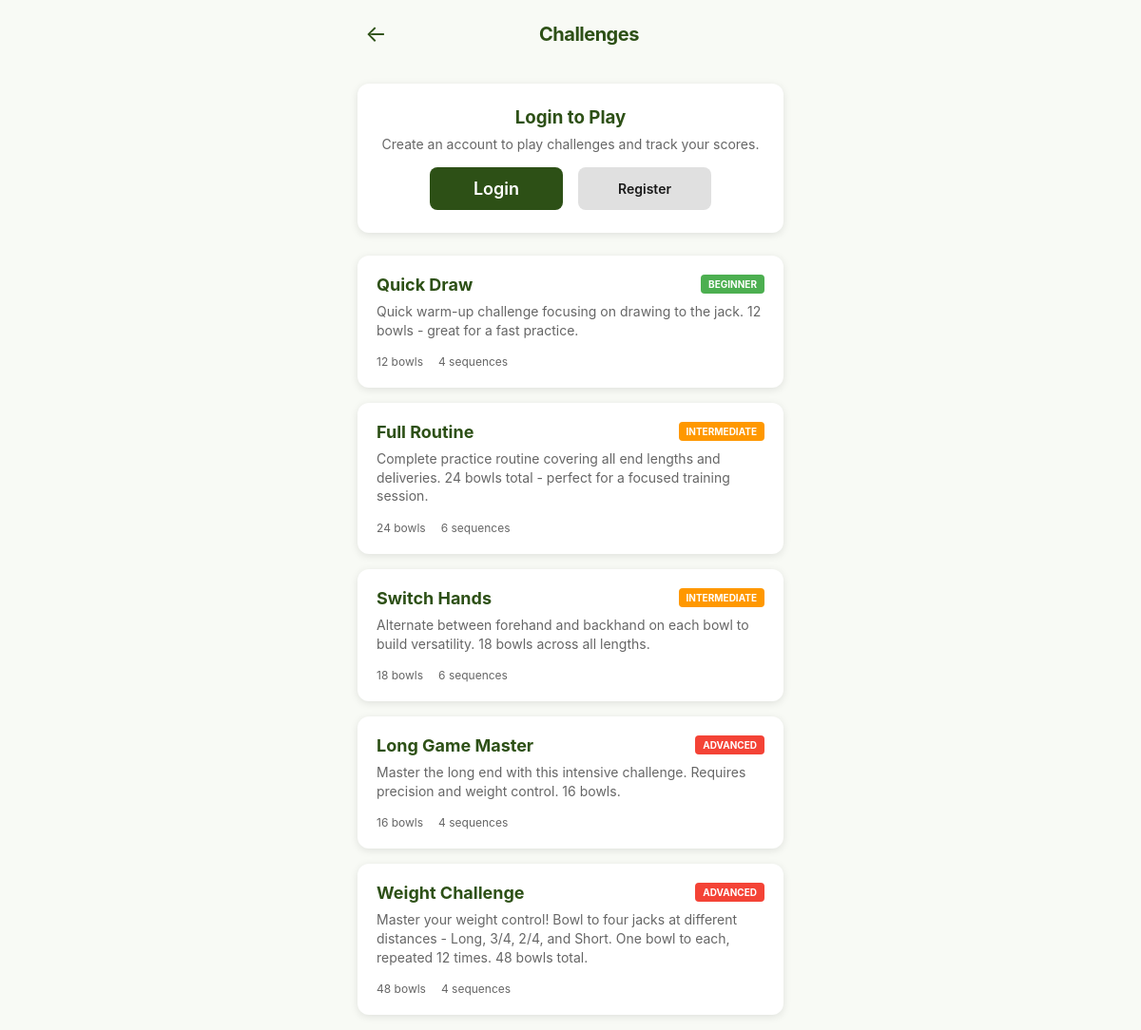
Screenshot of /challenges/index.php with the database file from the repository.
### tables this page shows
CREATE TABLE `challenges` (
  `id` int(10) unsigned NOT NULL AUTO_INCREMENT,
  `name` varchar(100) NOT NULL,
  `description` text DEFAULT NULL,
  `difficulty` enum('beginner','intermediate','advanced') DEFAULT 'intermediate',
  `is_active` tinyint(1) DEFAULT 1,
  `created_at` timestamp NOT NULL DEFAULT current_timestamp(),
  PRIMARY KEY (`id`)
);

### includes/Template.php (called while the page is built, shortened)
<?php
class Template
{
    private static string $basePath = __DIR__ . '/templates/';
    public static function pageHead(string $title = '', array $css = [], string $themeColor = '#2d5016', string $basePath = ''): void
    {
        $cssBasePath = $basePath;
        include self::$basePath . 'page_head.php';
    }
    public static function header(string $title, string $backHref = '', string $rightHtml = '<span></span>'): void
    {
        $compact = true;
        include self::$basePath . 'header.php';
    }
}

### includes/Auth.php (called while the page is built, shortened)
<?php
class Auth {
    public static function check(): bool {
        return isset($_SESSION['player_id']);
    }
}

### includes/Challenge.php (called while the page is built, shortened)
<?php
class Challenge {
    public static function all(bool $activeOnly = true): array {
        $db = Database::getInstance();
        $sql = '
            SELECT c.*,
                   SUM(cs.bowl_count) as total_bowls,
                   COUNT(cs.id) as sequence_count
            FROM challenges c
            LEFT JOIN challenge_sequences cs ON cs.challenge_id = c.id
        ';
        if ($activeOnly) {
            $sql .= ' WHERE c.is_active = 1';
        }
        $sql .= ' GROUP BY c.id ORDER BY c.difficulty ASC, c.name ASC';
        $stmt = $db->prepare($sql);
        $stmt->execute();
        return $stmt->fetchAll();
    }
}

### challenges/index.php (the view, shortened to what this page needs)
<?php
require_once __DIR__ . '/../includes/Auth.php';
require_once __DIR__ . '/../includes/Challenge.php';
require_once __DIR__ . '/../includes/Template.php';
$isLoggedIn = Auth::check();
$playerId = Auth::id();
if ($playerId) {
    $challenges = Challenge::allWithPlayerBest($playerId);
} else {
    $challenges = Challenge::all();
}
$difficultyColors = [
    'beginner' => '#4caf50',
    'intermediate' => '#ff9800',
    'advanced' => '#f44336'
];
Template::pageHead('Challenges', [], '#2d5016', '../');
?>
<body>
    <div class="app-container">
        <?php Template::header('Challenges', '../index.php'); ?>
        <main class="main-content">
            <?php if (!$isLoggedIn): ?>
            <div class="login-prompt-card">
                <h3>Login to Play</h3>
                <p>Create an account to play challenges and track your scores.</p>
                <div class="auth-buttons">
                    <a href="../login.php" class="btn-primary" style="width: auto; display: inline-block; padding: 0.75rem 1.5rem;">Login</a>
                    <a href="../register.php" class="btn-secondary">Register</a>
                </div>
            </div>
            <?php endif; ?>
            <?php if (empty($challenges)): ?>
            <?php Template::emptyState('No challenges available yet.'); ?>
            <?php else: ?>
            <div class="challenge-grid">
                <?php foreach ($challenges as $challenge): ?>
                <?php
                $playUrl = '../login.php';
                ?>
                <a href="<?= $playUrl ?>" class="challenge-card">
                    <div class="challenge-header">
                        <span class="challenge-name"><?= htmlspecialchars($challenge['name']) ?></span>
                        <span class="difficulty-badge" style="background: <?= $difficultyColors[$challenge['difficulty']] ?>">
                            <?= ucfirst($challenge['difficulty']) ?>
                        </span>
                    </div>
                    <div class="challenge-description">
                        <?= htmlspecialchars($challenge['description'] ?? '') ?>
                    </div>
                    <div class="challenge-meta">
                        <div class="challenge-stats">
                            <span><?= $challenge['total_bowls'] ?? 0 ?> bowls</span>
                            <span><?= $challenge['sequence_count'] ?? 0 ?> sequences</span>
                        </div>
                    </div>
                </a>
                <?php endforeach; ?>
            </div>
            <?php endif; ?>
        </main>
    </div>
</body>
</html>

### includes/templates/page_head.php (shortened to what this page needs)
<!DOCTYPE html>
<html lang="en">
<head>
    <link rel="stylesheet" href="<?= $cssBasePath ?? '' ?>css/styles.css">
</head>

### includes/templates/header.php (shortened to what this page needs)
<?php
$title = $title ?? 'Rolbal';
$backHref = $backHref ?? '';
$compact = $compact ?? true;
?>
<header class="app-header<?= $compact ? ' compact' : '' ?>">
    <?php if ($backHref): ?>
    <a href="<?= htmlspecialchars($backHref) ?>" class="back-btn">&larr;</a>
    <?php else: ?>
    <span></span>
    <?php endif; ?>
    <h1 class="app-title"><?= htmlspecialchars($title) ?></h1>
</header>

### css/styles.css (style rules this page uses)
:root { --primary: #2d5016; --primary-light: #4a7c2a; --primary-dark: #1e3a0f; --secondary: #f5b800; --bg: #f8faf5; --bg-card: #ffffff; --text: #1a1a1a; --text-muted: #666666; --shadow: 0 2px 8px rgba(0, 0, 0, 0.1); --shadow-hover: 0 4px 16px rgba(0, 0, 0, 0.15); --radius: 12px; --transition: 0.2s ease; }
* { margin: 0; padding: 0; box-sizing: border-box; }
html { font-size: 16px; -webkit-tap-highlight-color: transparent; }
body { font-family: -apple-system, BlinkMacSystemFont, 'Segoe UI', Roboto, Oxygen, Ubuntu, sans-serif; background: var(--bg); color: var(--text); min-height: 100vh; min-height: 100dvh; }
.app-container { display: flex; flex-direction: column; min-height: 100vh; min-height: 100dvh; max-width: 480px; margin: 0 auto; padding: 0 1rem; }
.app-header { text-align: center; padding: 2rem 0 1.5rem; position: relative; }
.app-title { font-size: 2rem; font-weight: 700; color: var(--primary); letter-spacing: -0.5px; }
.main-content { flex: 1; padding: 1rem 0; }
@media (min-width: 600px) { .app-title { font-size: 2.5rem; } }
.app-header.compact { display: flex; align-items: center; justify-content: space-between; padding: 1rem 0; text-align: left; }
.app-header.compact .app-title { font-size: 1.25rem; flex: 1; text-align: center; }
.back-btn { font-size: 1.5rem; text-decoration: none; color: var(--primary); padding: 0.5rem; line-height: 1; }
.btn-primary { width: 100%; padding: 1rem; font-size: 1.125rem; font-weight: 600; background: var(--primary); color: white; border: none; border-radius: 8px; cursor: pointer; transition: background var(--transition); }
.btn-secondary { padding: 0.75rem 1.5rem; font-size: 0.875rem; font-weight: 600; background: #e0e0e0; color: var(--text); border: none; border-radius: 8px; cursor: pointer; transition: background var(--transition); }
.auth-buttons { display: flex; gap: 1rem; justify-content: center; }
.auth-buttons .btn-primary, .auth-buttons .btn-secondary { flex: 1; max-width: 140px; text-align: center; text-decoration: none; display: flex; align-items: center; justify-content: center; }

### challenges/index.php (style rules this page uses)
.challenge-grid { display: flex; flex-direction: column; gap: 1rem; }
.challenge-card { background: var(--bg-card); border-radius: var(--radius); padding: 1.25rem; box-shadow: var(--shadow); text-decoration: none; color: var(--text); transition: transform var(--transition), box-shadow var(--transition); display: block; }
.challenge-header { display: flex; justify-content: space-between; align-items: flex-start; margin-bottom: 0.5rem; }
.challenge-name { font-weight: 700; font-size: 1.125rem; color: var(--primary); }
.difficulty-badge { font-size: 0.625rem; font-weight: 700; text-transform: uppercase; padding: 0.25rem 0.5rem; border-radius: 4px; color: white; }
.challenge-description { font-size: 0.875rem; color: var(--text-muted); margin-bottom: 1rem; line-height: 1.4; }
.challenge-meta { display: flex; justify-content: space-between; align-items: center; flex-wrap: wrap; gap: 0.5rem; }
.challenge-stats { display: flex; gap: 1rem; font-size: 0.75rem; color: var(--text-muted); }
.challenge-stats span { display: flex; align-items: center; gap: 0.25rem; }
.login-prompt-card { background: var(--bg-card); border-radius: var(--radius); padding: 1.5rem; box-shadow: var(--shadow); text-align: center; margin-bottom: 1.5rem; }
.login-prompt-card h3 { color: var(--primary); margin-bottom: 0.5rem; }
.login-prompt-card p { color: var(--text-muted); font-size: 0.875rem; margin-bottom: 1rem; }

### rows the page displays
challenges: name "Quick Draw", difficulty "BEGINNER", description "Quick warm-up challenge focusing on drawing to the jack. 12 bowls - great for a fast practice.", total_bowls "12", sequence_count "4"
challenges: name "Full Routine", difficulty "INTERMEDIATE", description "Complete practice routine covering all end lengths and deliveries. 24 bowls total - perfect for a focused training session.", total_bowls "24", sequence_count "6"
challenges: name "Switch Hands", difficulty "INTERMEDIATE", description "Alternate between forehand and backhand on each bowl to build versatility. 18 bowls across all lengths.", total_bowls "18", sequence_count "6"
challenges: name "Long Game Master", difficulty "ADVANCED", description "Master the long end with this intensive challenge. Requires precision and weight control. 16 bowls.", total_bowls "16", sequence_count "4"
challenges: name "Weight Challenge", difficulty "ADVANCED", description "Master your weight control! Bowl to four jacks at different distances - Long, 3/4, 2/4, and Short. One bowl to each, repeated 12 times. 48 bowls total.", total_bowls "48", sequence_count "4"

### other values shown
$title "Challenges"
